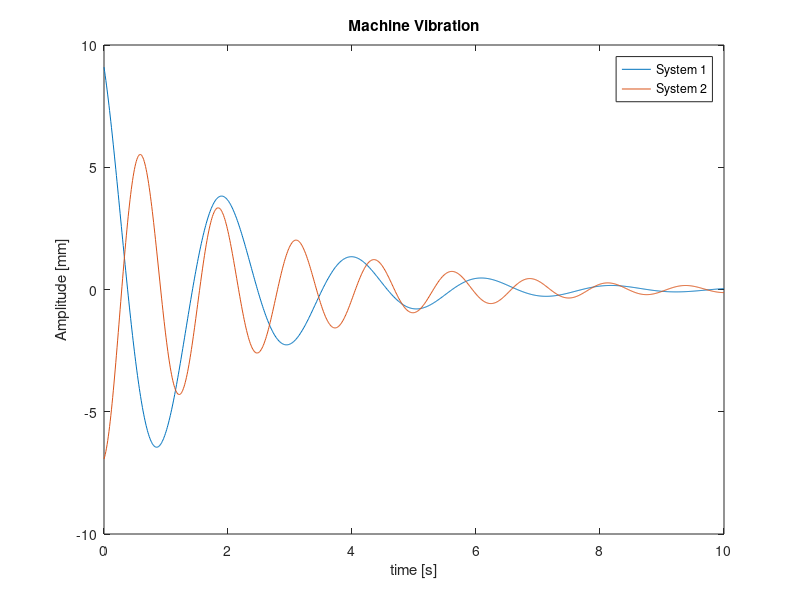
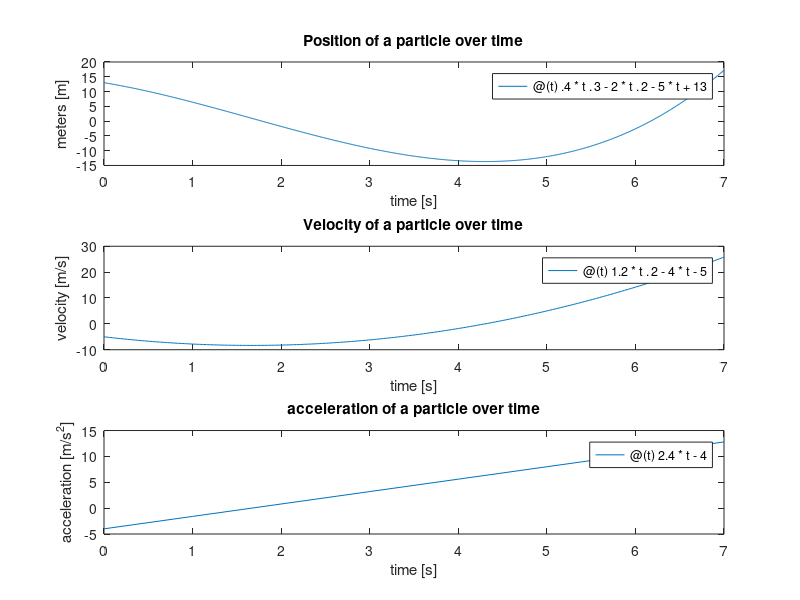
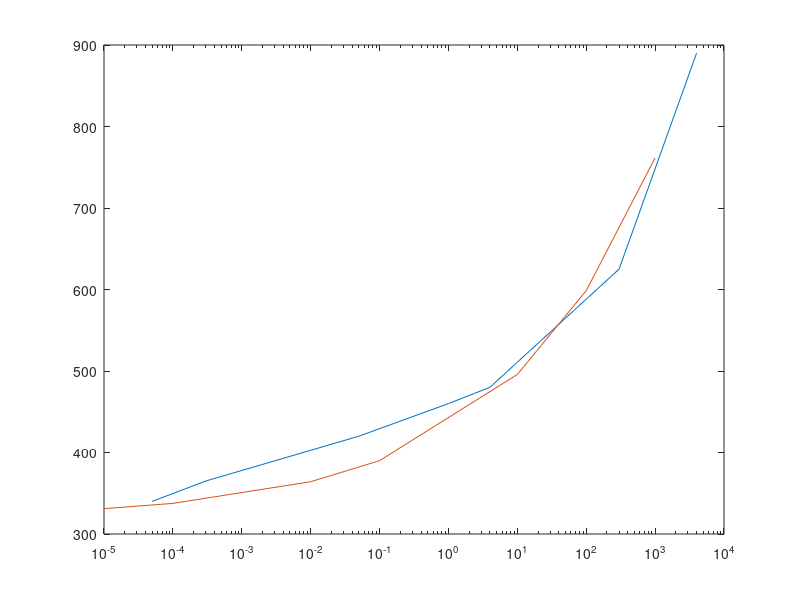

These charts were generated, in order, by the following MATLAB code:

% Jhensen Ray Agni
%%% Technical Plots practice %%%

%%% PLOT functions
%% Vibration plot %%

clf
sampleRate = 0.01;  % set the sample rate
t = 0:sampleRate:10;  % time increment
y1 = 10 * exp(-.5 * t).* sin(3 * t + 2);
y2 = 7*exp(-.4 *t).* cos(5 * t - 3);

figure(1);
plot(t,y1);
hold on;
plot(t,y2);

title('Machine Vibration');
xlabel('time [s]');
ylabel('Amplitude [mm]');
legend('System 1','System 2');
%%  Particle Motion Plot using fplot

%  sample rate not given but time span is
%  time span = 0 -> 7 [s]
tspan = [0 7];  % [s] time span 
x = @(t) .4*t.^3 - 2*t.^2 - 5*t + 13;  % [m] position
v = @(t) 1.2*t.^2 - 4*t - 5;  % [m/s] velocity
a = @(t) 2.4*t-4 ;  % [m/s^2] acceleration

%plot 
figure(2)
subplot(3,1,1)
fplot(x,tspan);
title('Position of a particle over time');
ylabel('meters [m]')
xlabel('time [s]')
subplot(3,1,2)
fplot(v,tspan);
title('Velocity of a particle over time');
ylabel('velocity [m/s]')
xlabel('time [s]')
subplot(3,1,3)
fplot(a,tspan)
title('acceleration of a particle over time');
ylabel('acceleration [m/s^{2}]');
xlabel('time [s]')

%% Yield stress vs Strain rate;
theoreticalStrainRate = [ .00001 .0001 .01 .1 10 100 1000 1000];
sigma_y = 320 * ((theoreticalStrainRate/200).^.2 +1); % [MPa] theoretial equation 
strainRate = [ .00005 .0003 .05 1.0 4.0 300 4000];  % [s^-1]
yieldStress = [ 340 365 420 460 480 625 890];  % [Mpa]

% plot yield stress vs strain rate 
figure(3)
semilogx(strainRate,yieldStress);
hold on
semilogx(theoreticalStrainRate,sigma_y);
hold off